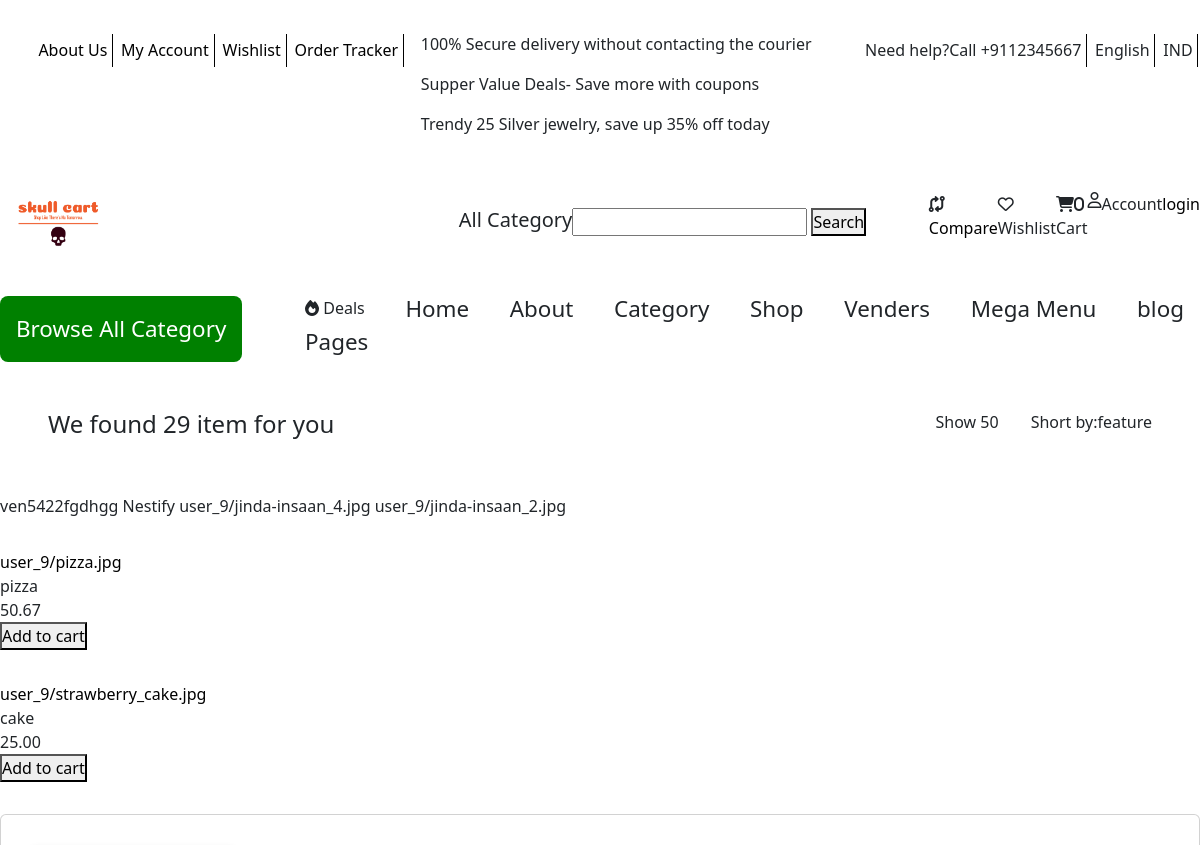
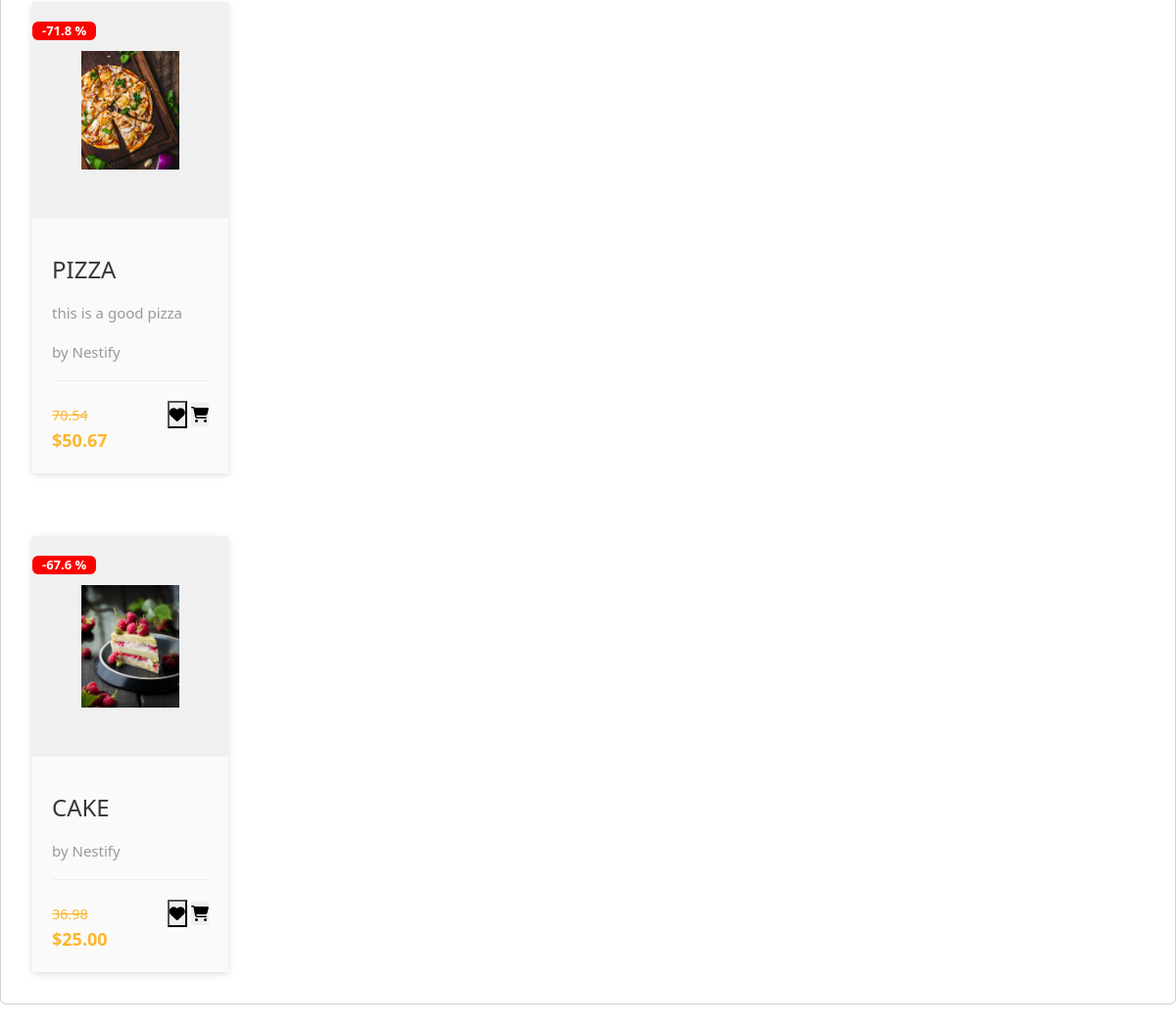
The page /vendor/ven5422fgdhgg on the database its author committed (2 pictures, top to bottom).
### core/models.py (models this page shows, shortened)
class Vendor(models.Model):
    vid = ShortUUIDField(unique=True, length=10, max_length=30, prefix='ven',alphabet="abcdefgh12345")
    title = models.CharField(max_length=100, default="Nestify")
    image = models.ImageField(upload_to=user_directory_path, default='vendor.jpg')
    cover_image = models.ImageField(upload_to=user_directory_path, default='vendor.jpg')
    description = RichTextUploadingField(null=True, blank=True, default="I am a amzaing vendor")
    address = models.CharField(max_length=100, default="123 timbaktoo")
    contact = models.CharField(max_length=100, default="+91-5679834245")
    chat_resp_time = models.CharField(max_length=100, default="100")
    shipping_on_time = models.CharField(max_length=100, default='100')
    authenthic_rateing = models.CharField(max_length=100, default='100')
    days_return = models.CharField(max_length=100, default='100')
    warranty_period = models.CharField(max_length=100, default='100')
    user = models.ForeignKey(User , on_delete=models.SET_NULL, null = True)
    date = models.DateTimeField(auto_now_add=True,null=True, blank=True)
    class Meta:
        verbose_name_plural = "Vendors"

class Product(models.Model):
    pid = ShortUUIDField(unique=True, length=10, max_length=30,alphabet="abcdefgh12345")
    user = models.ForeignKey(User , on_delete=models.SET_NULL, null = True)
    category = models.ForeignKey(Category,on_delete=models.SET_NULL, null = True)
    vendor = models.ForeignKey(Vendor,on_delete=models.SET_NULL, null = True,related_name="product")
    title = models.CharField(max_length=100, default="Product")
    image = models.ImageField(upload_to=user_directory_path, default='product.jpg')
    description = RichTextUploadingField(null=True, blank=True, default="this is product")
    price = models.DecimalField(max_digits=99999999, decimal_places=2, default='1.99')
    old_price = models.DecimalField(max_digits=99999999, decimal_places=2, default='2.99')
    specifications = models.TextField(null=True, blank=True, )
    type = models.CharField(max_length=100, default="Organic" ,null = True,blank=True)
    stock_count = models.CharField(max_length=100, default="10",null = True,blank=True)
    life = models.CharField(max_length=100, default="100",null = True,blank=True)
    mfd = models.DateTimeField(auto_now_add=False , null = True,blank=True)
    tags = TaggableManager( blank=True)
    product_status = models.CharField(choices=STATUS,max_length=10,default="in_review")
    status = models.BooleanField(default=True)
    in_stock = models.BooleanField(default=True)
    featured = models.BooleanField(default=False)
    digital = models.BooleanField(default=False)
    sku = ShortUUIDField(unique=True, length=10, max_length=30, prefix="sku" ,alphabet="1234567890")
    date = models.DateTimeField(auto_now_add=True)
    update = models.DateTimeField(null=True, blank=True)
    class Meta:
        verbose_name_plural = "Products"
    def get_percentage(self):
        new_price = (self.price/self.old_price)*100
        return new_price

### core/views.py (the view)
# urls.py: path("vendor/<vid>", vendor_detail_view,name="vendor_details"),
def vendor_detail_view(request, vid):
    vendor = Vendor.objects.get(vid = vid)
    products = Product.objects.filter(vendor=vendor ,product_status="published" )
    context = {
        "vendor" : vendor,
        "products" : products
    }
    return render(request,"core/vendor_detail.html",context)

### core/context_processor.py (called while the page is built)
def default(request):
    categories = Category.objects.all()
    vendors = Vendor.objects.all()
    min_max_price = Product.objects.aggregate(Min("price"),Max("price"))
    print(request.user)
    try:
        address = Address.objects.filter(user = request.user.id).first()
    except:
        address = None
    return {
        'categories' : categories,
        'address':address,
        'vendors':vendors,
        'min_max_price':min_max_price,
    }

### templates/core/vendor_detail.html (shortened to what this page needs)
{% extends "partials/base.html" %}
{% load static %}
{% block content %}
        <div class="vendor_list">
        <div class="filter">
            <div><h4>We found 29 item for you</h4></div>
            <div>
                <div class="show">
                    <div>Show 50 </div>
                </div>
                <div class="show">
                    <div>Short by:feature</div>
                </div>
            </div>
        </div>
        <div class="vendors">
                {{vendor.vid}}
                {{vendor.title}}
                {{vendor.image}}
                {{vendor.cover_image}}
               <br>
                <div class="vdproducts">
                    {% for product in products %}
                        <div style="margin-block: 2rem;" class="vdproduct">
                            <a href="#"><div><img src="" alt="">{{ product.image }}</div></a>
                            <div class="vptitle">{{product.title|truncatechars:30}}</div>
                            <div class="vdprice">{{product.price}}</div>
                            <button class="vdaddtocart">Add to cart</button>
                        </div>
                    {% endfor %}
                </div>
                            <div class="card">
                {% for product in products %}
                    <div class="product-card">
                        <div class="badge">-{{ product.get_percentage|floatformat }} %</div>
                        <div class="product-tumb">
                            <img src="{{ product.image.url }}" alt="{{ product.title }}">
                        </div>
                        <div class="product-details">
                            <h4><a href="{% url 'core:product_detail' product.pid %}">{{ product.title }}</a></h4>
                            <p>{{ product.description }}</p>
                            <p>by {{ product.vendor.title }}</p>
                            <div class="product-bottom-details">
                                <div class="product-price"><small>{{ product.old_price }}</small > <span>$</span><span class="current-product-price-{{ product.id }}">{{ product.price }}</span></div>
                                <div class="product-links add-cart">
                                    <button ><i class="fa fa-heart"></i></button>
                                    <button type="submit" class="add add-to-cart-btn" data-index="{{ product.id }}" id="add-to-cart-btn" style="border: none;"><i class="fa fa-shopping-cart"></i></button>
                                </div>
                            </div>
                        </div>
                    </div>
                {% endfor %}
            </div>
        </div>
        </div>
{% endblock %}

### static/css/header.css (style rules this page uses)
* { padding: 0; margin: 0; box-sizing: border-box; }
body { max-width: 1400px; margin: auto; }
a { color: black; text-decoration: none; }

### static/css/home.css (style rules this page uses)
.product-card { width: 200px; position: relative; box-shadow: 0 2px 7px #dfdfdf; margin-inline: 2rem; margin-block: 2rem; background: #fafafa; }
.badge { position: absolute; left: 0; top: 20px; text-transform: uppercase; font-size: 13px; font-weight: 700; background: red; color: #fff; padding: 3px 10px; }
.product-tumb { display: flex; align-items: center; justify-content: center; padding: 50px; background: #f0f0f0; }
.product-tumb img { max-width: 100%; max-height: 100%; }
.product-details { padding: 20px; }
.product-details h4 a { font-weight: 500; display: block; margin-bottom: 18px; text-transform: uppercase; color: #363636; text-decoration: none; transition: 0.3s; }
.product-details p { font-size: 15px; line-height: 22px; margin-bottom: 18px; color: #999; }
.product-bottom-details { overflow: hidden; border-top: 1px solid #eee; padding-top: 20px; }
.product-bottom-details div { float: left; width: 50%; }
.product-price { font-size: 18px; color: #fbb72c; font-weight: 600; }
.product-price small { font-size: 80%; font-weight: 400; text-decoration: line-through; display: inline-block; margin-right: 5px; }
.product-links { text-align: right; }

### rows shown on the page
Vendor: vid "ven5422fgdhgg", title "Nestify", image "user_9/jinda-insaan_4.jpg", cover_image "user_9/jinda-insaan_2.jpg"
Product: image "user_9/pizza.jpg", title "pizza", price "50.67", get_percentage "71.8", image (picture), title "PIZZA", description "this is a good pizza", vendor "Nestify", old_price "70.54"
Product: image "user_9/strawberry_cake.jpg", title "cake", price "25.00", get_percentage "67.6", image (picture), title "CAKE", vendor "Nestify", old_price "36.98"

### other values the page prints
{{ request.session.cart_data_obj|length }} "0"
